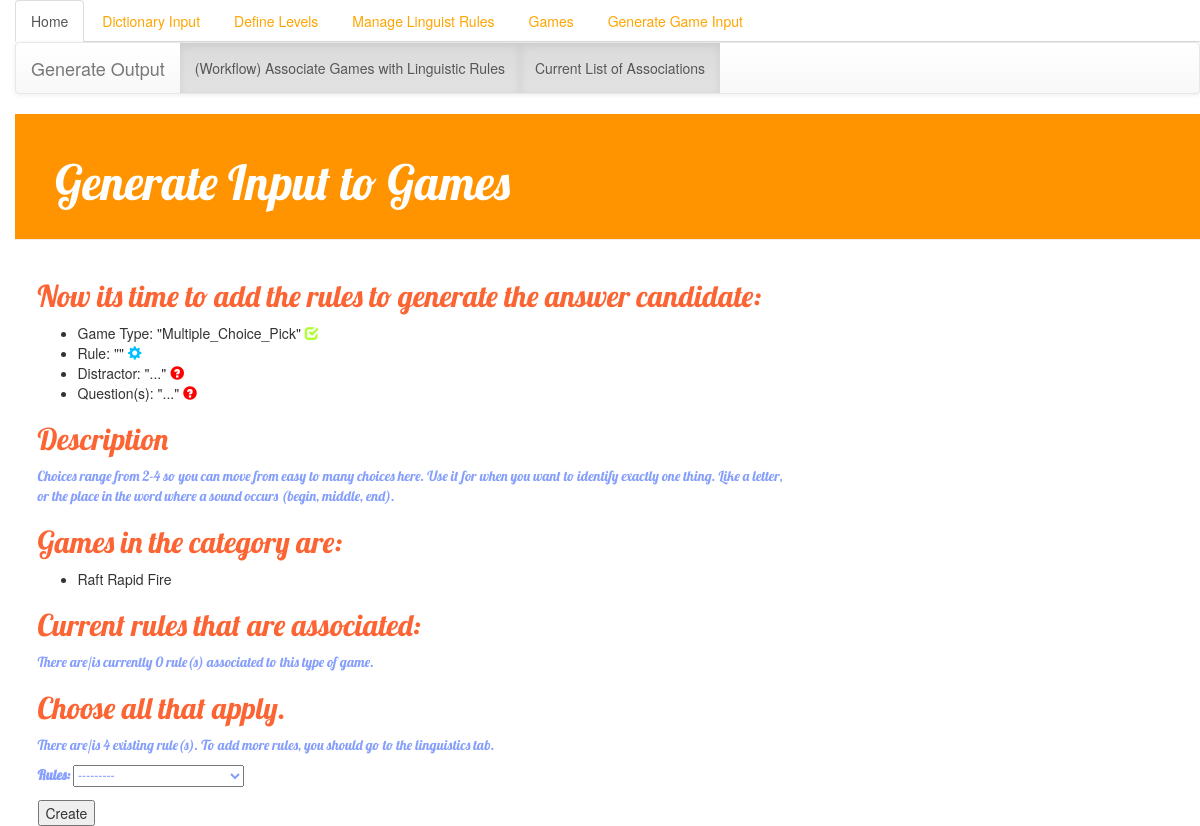
Before: /Wordout/wordout_add/3/ with the older database file.
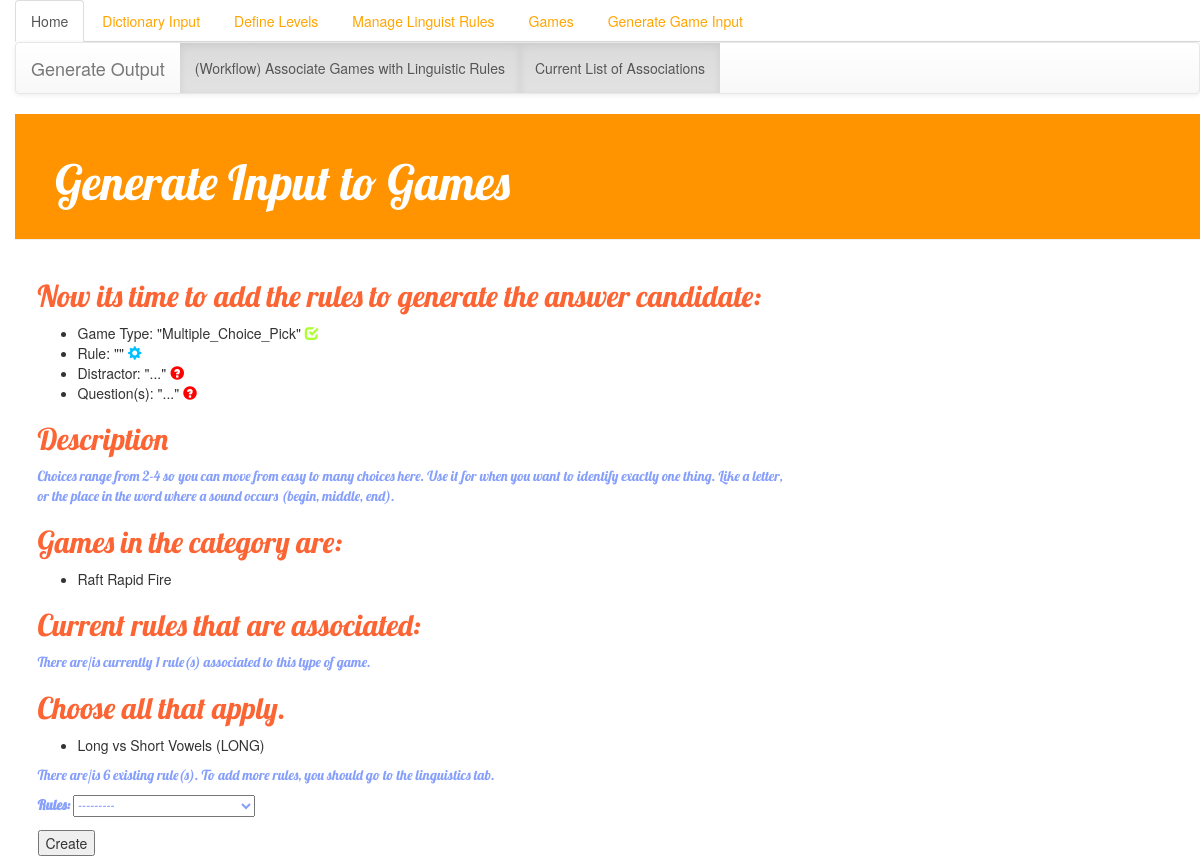
After: the same page with the newer database file.
### Games/models.py (models this page shows, shortened)
class Game(models.Model):
    name = models.CharField(max_length=200,default='')
    type = models.ForeignKey(GameType)
    def __str__(self):
       return self.name

### Linguistics/models.py (models this page shows)
class LinguisticRule(models.Model):
    name = models.CharField(max_length=200,default='', null=True)
    description = models.TextField(default='Missing Description')
    word = models.CharField(max_length=200,default='',null=True)
    ph = models.CharField(max_length=200,default='',null=True)
    gr = models.CharField(max_length=200,default='',null=True)
    CVC = models.CharField(max_length=200,default='',null=True)
    def __str__(self):
       return self.name

### Wordout/views.py (the view)
# urls.py: url(r'^wordout_add/(?P<pk>\d+)/$', views.wordout_add, name='wordout_add'),
def wordout_add(request,pk):
    gametype = GameType.objects.get(pk=pk)
    if request.method == 'POST':
        rule = request.POST.get('rules')
        return redirect('wordout_add_distractor', rpk=rule, gpk=pk)
    games = Game.objects.filter(type=gametype)
    associations = AssociationTable.objects.filter(gameType=gametype)
    chosenRules = list()
    for association in associations.iterator():
        chosenRules.append(association.linguistic_rule_input)
    allRules = LinguisticRule.objects.all()
    number_of_all_rules = allRules.__len__()
    number_of_chosen_rules = chosenRules.__len__()
    form = rulesForm()
    return render(request, 'Wordout/wordout_add.html', {
        'games': games,
        'chosenRules': chosenRules,
        'allRules': allRules,
        'gametype': gametype,
        'num_all_rules': number_of_all_rules,
        'num_chosen_rules': number_of_chosen_rules,
        'form': form
    })

### Wordout/forms.py
class rulesForm(forms.Form):
    rules = forms.ModelChoiceField(queryset=LinguisticRule.objects.all().order_by('name'))

### templates/Wordout/wordout_add.html (shortened to what this page needs)
{% extends 'Wordout/base.html' %}
{% block content %}
    <div class="post">
        <h2> Now its time to add the rules to generate the answer candidate:  </h2>
        <ul>
        <li> Game Type: "{{ gametype.name }}" <span class='glyphicon glyphicon-check' style="color:greenyellow"></span></li>
        <li> Rule: "{{ rule.name }}" <span class='glyphicon glyphicon-cog' style="color:deepskyblue"></span></li>
        <li> Distractor: "..." <span class='glyphicon glyphicon-question-sign' style="color:red"></span></li>
        <li> Question(s): "..." <span class='glyphicon glyphicon-question-sign' style="color:red"></span></li>
        </ul>
        <h2>Description</h2>
        <p>
            {{ gametype.description }}
        </p>
        <h2>Games in the category are: </h2>
        <ul>
            {% for game in games %}
                <li>{{ game }}</li>
            {% endfor %}
        </ul>
        <h2>Current rules that are associated: </h2>
        <p>There are/is currently {{ num_chosen_rules }} rule(s) associated to this type of game. </p>
        <h2> Choose all that apply. </h2>
        <ul>
            {% for rule in chosenRules %}
                <li>{{ rule.name }}</li>
            {% endfor %}
        </ul>
        <p>
            There are/is {{ num_all_rules }} existing rule(s).
            To add more rules, you should go to the linguistics tab.
        </p>
    <form action="" method="post">{% csrf_token %}
        {{ form.as_p }}
        <input type="submit" value="Create" />
    </form>
 </div>
{% endblock content %}

Changed rows visible on the page:
added LinguisticRule: name "Long vs Short Vowels (LONG)"
Other visible differences:
{{ num_chosen_rules }}: "0" → "1"
{{ num_all_rules }}: "4" → "6"
